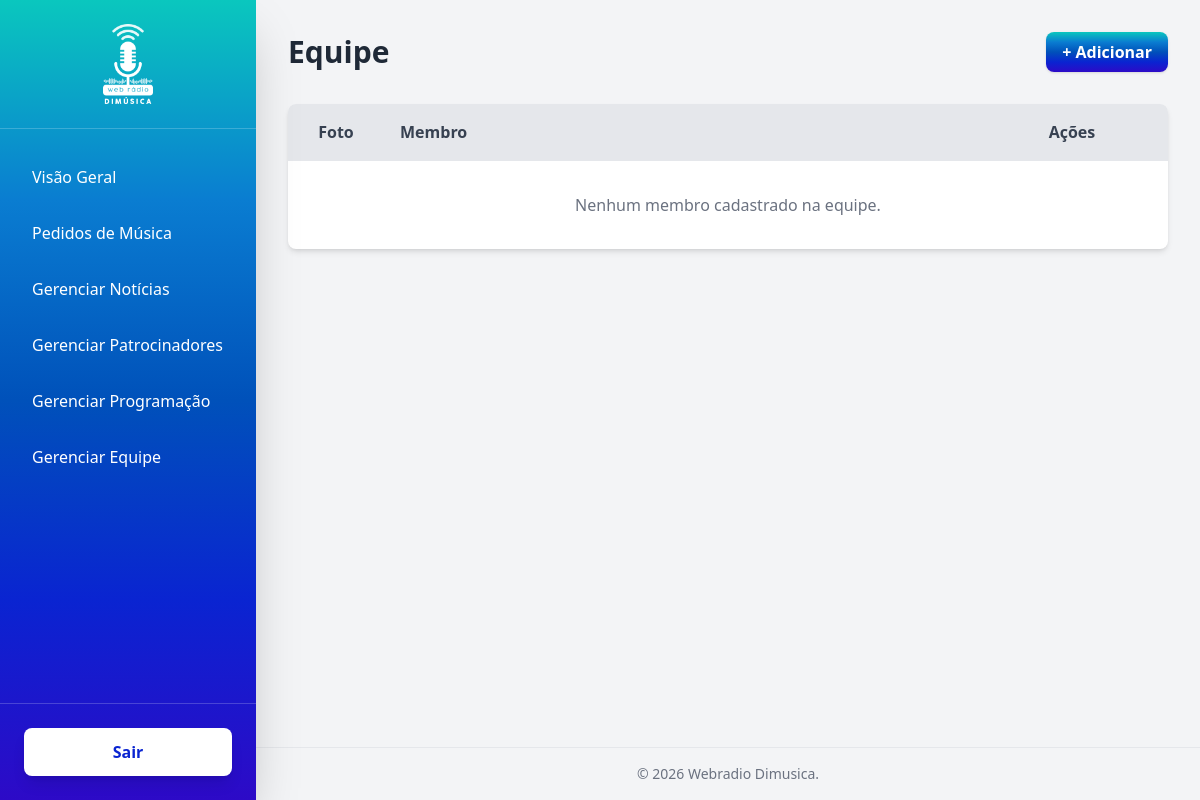
/painel/equipe/ (signed in), run on an earlier commit of the app's database.
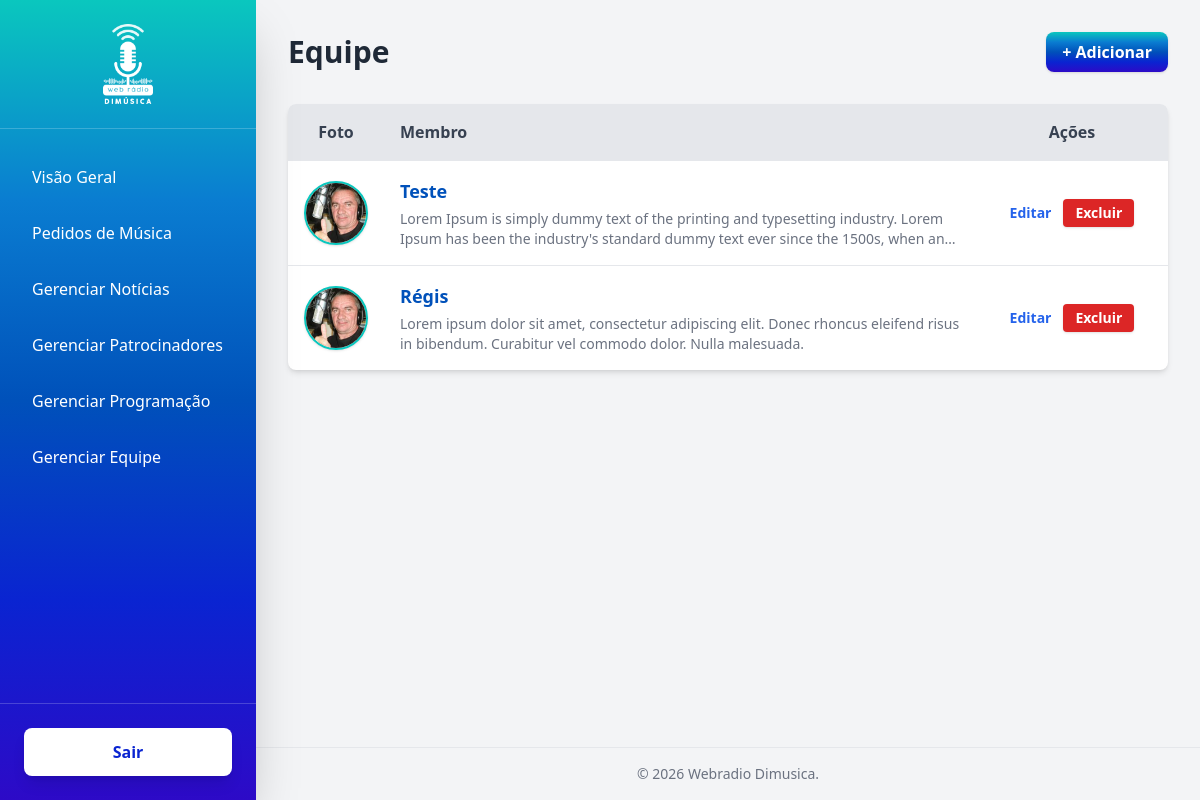
And on a later commit of the database.
### core/models.py (models this page shows, shortened)
class Equipe(models.Model):
    nome = models.CharField(max_length=150)
    descricao = models.TextField()
    foto = models.ImageField(upload_to='equipe/')

### webadmin/views.py (the view)
# urls.py: path('equipe/', views.equipe_list, name='admin_equipe_list'),
@login_required(login_url='admin_login')
def equipe_list(request):
    equipe = Equipe.objects.all()
    return render(request, 'webadmin/equipe_list.html', {'equipe': equipe})

### webadmin/templates/webadmin/equipe_list.html (shortened to what this page needs)
{% extends 'webadmin/base.html' %}
{% block content %}
<div class="flex justify-between items-center mb-8">
    <h2 class="text-3xl font-bold text-gray-800">Equipe</h2>
    <a href="{% url 'admin_equipe_add' %}" class="mobile-gradient text-white px-4 py-2 rounded-lg font-semibold shadow hover:opacity-90 transition">
        + Adicionar
    </a>
</div>
<div class="bg-white rounded-lg shadow-md overflow-hidden">
    <table class="w-full text-left border-collapse">
        <thead>
            <tr class="bg-gray-200 text-gray-700">
                <th class="p-4 border-b w-24 text-center">Foto</th>
                <th class="p-4 border-b">Membro</th>
                <th class="p-4 border-b text-center w-48">Ações</th>
            </tr>
        </thead>
        <tbody>
            {% for item in equipe %}
            <tr class="hover:bg-gray-100 border-b last:border-0">
                <td class="p-4 text-center">
                    {% if item.foto %}
                    <img src="{{ item.foto.url }}" alt="{{ item.nome }}" class="h-16 w-16 object-cover rounded-full border-2 border-[#0AC7BE] shadow mx-auto">
                    {% else %}
                    <div class="h-16 w-16 bg-gray-200 rounded-full flex items-center justify-center font-bold text-gray-400 mx-auto">?</div>
                    {% endif %}
                </td>
                <td class="p-4">
                    <div class="font-bold text-[#0051BA] text-lg">{{ item.nome }}</div>
                    <div class="text-sm text-gray-500 line-clamp-2 mt-1">{{ item.descricao }}</div>
                </td>
                <td class="p-4 align-middle">
                    <div class="flex justify-center items-center gap-3">
                        <a href="{% url 'admin_equipe_edit' item.pk %}" class="text-blue-600 hover:text-blue-800 font-semibold text-sm">Editar</a>
                        <form action="{% url 'admin_equipe_delete' item.pk %}" method="post" class="inline">
                            <button type="button" onclick="openDeleteModal(this.parentElement, '{{ item.nome }} da Equipe')" class="bg-red-600 text-white px-3 py-1 rounded font-semibold text-sm hover:bg-red-700 transition shadow">Excluir</button>
                        </form>
                    </div>
                </td>
            </tr>
            {% empty %}
            <tr>
                <td colspan="3" class="px-6 py-8 text-center text-gray-500">Nenhum membro cadastrado na equipe.</td>
            </tr>
            {% endfor %}
        </tbody>
    </table>
</div>
{% endblock %}

### webadmin/templates/webadmin/base.html (shortened to what this page needs)
{% load static %}
<!DOCTYPE html>
<html lang="pt-br">
<head>
    <script src="https://cdn.tailwindcss.com"></script>
</head>
<body class="bg-gray-100 min-h-screen flex">
    {% if user.is_authenticated %}
    <aside class="mobile-gradient text-white w-64 flex-shrink-0 flex flex-col min-h-screen shadow-2xl relative z-10">
        <div class="p-6 border-b border-white/20 flex justify-center items-center">
            <a href="{% url 'admin_dashboard' %}" class="block">
                <img src="{% static 'webadmin/images/logo-branco-icon.png' %}" alt="Dimúsica Logo"
                    class="h-20 w-auto object-contain hover:scale-105 transition-transform duration-300">
            </a>
        </div>
        <nav class="flex-1 px-4 space-y-2 mt-6">
            <a href="{% url 'admin_dashboard' %}"
                class="block px-4 py-3 rounded-lg font-medium hover:bg-white/20 transition-all duration-200">Visão
                Geral</a>
            <a href="{% url 'admin_pedidos_list' %}"
                class="block px-4 py-3 rounded-lg font-medium hover:bg-white/20 transition-all duration-200">Pedidos
                de Música</a>
            <a href="{% url 'admin_noticias_list' %}"
                class="block px-4 py-3 rounded-lg font-medium hover:bg-white/20 transition-all duration-200">Gerenciar
                Notícias</a>
            <a href="{% url 'admin_sponsors_list' %}"
                class="block px-4 py-3 rounded-lg font-medium hover:bg-white/20 transition-all duration-200">Gerenciar
                Patrocinadores</a>
            <a href="{% url 'admin_programacao_list' %}"
                class="block px-4 py-3 rounded-lg font-medium hover:bg-white/20 transition-all duration-200">Gerenciar
                Programação</a>
            <a href="{% url 'admin_equipe_list' %}"
                class="block px-4 py-3 rounded-lg font-medium hover:bg-white/20 transition-all duration-200">Gerenciar
                Equipe</a>
        </nav>
        <div class="p-6 border-t border-white/20">
            <form action="{% url 'admin_logout' %}" method="post">
                <button type="submit"
                    class="w-full bg-white text-[#0A24D1] px-4 py-3 rounded-lg font-bold shadow-lg hover:bg-gray-200 transition-all duration-200 hover:scale-105 active:scale-95">
                    Sair
                </button>
            </form>
        </div>
    </aside>
    {% endif %}
    <div class="flex-1 flex flex-col min-w-0 max-h-screen overflow-hidden">
        <main class="flex-grow p-8 overflow-y-auto">
            {% block content %}{% endblock %}
        </main>
        {% if user.is_authenticated %}
        <footer class="p-4 text-center text-gray-500 text-sm border-t">
            &copy; 2026 Webradio Dimusica.
        </footer>
        {% endif %}
    </div>
</body>
</html>

### webadmin/templates/webadmin/base.html (style rules this page uses)
.mobile-gradient { background: linear-gradient(to bottom, #0AC7BE, #0A7DD1, #0051BA, #0A24D1, #2D0AC7); }

What changed in the data, as far as the page shows it:
added Equipe: foto (picture), nome "Teste", descricao "Lorem Ipsum is simply dummy text of the printing and typesetting industry. Lorem Ipsum has been the industry's standard dummy text ever since the 1500s, when…"
added Equipe: foto (picture), nome "Régis", descricao "Lorem ipsum dolor sit amet, consectetur adipiscing elit. Donec rhoncus eleifend risus in bibendum. Curabitur vel commodo dolor. Nulla malesuada."
Also different on the page:
text no longer shown: "Nenhum membro cadastrado na equipe."
